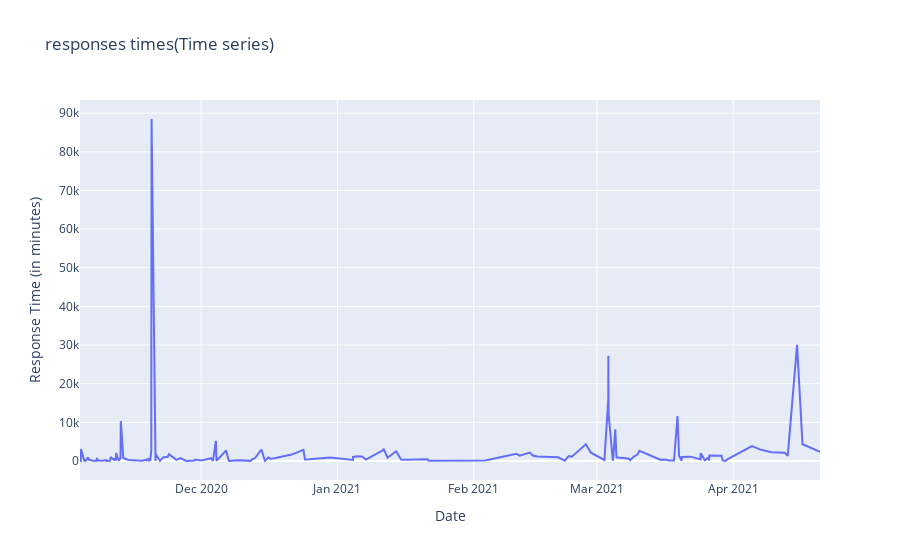

Source (notebook cell):
### Code cell
import plotly.express as px
import plotly.graph_objects as go

fig = go.Figure([go.Scatter(x=dates, y=responses)])

fig.update_layout(
    title="responses times(Time series)",
    xaxis_title="Date",
    yaxis_title="Response Time (in minutes)",
)

fig.show()

### Figure 1 — Plotly figure (JSON) as saved in the notebook; plotly's stock layout.template omitted (floating-point values rounded to 4 significant figures; data arrays with more than 128 entries replaced by an {"elided": "..."} marker saying what was removed)
{"data": [{"type": "scatter", "x": {"elided": "165 str values"}, "y": {"elided": "165 float values"}}], "layout": {"title": {"text": "responses times(Time series)"}, "xaxis": {"title": {"text": "Date"}}, "yaxis": {"title": {"text": "Response Time (in minutes)"}}}}
